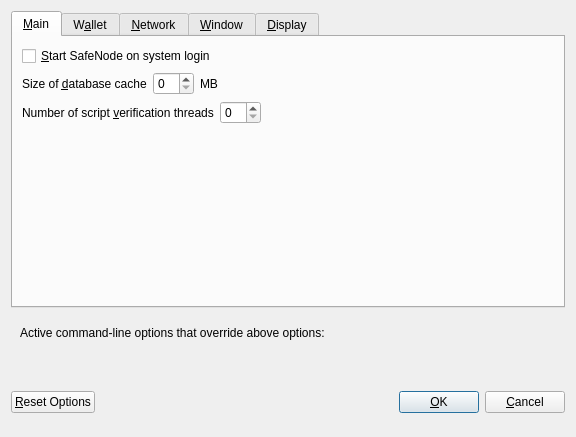
<?xml version="1.0" encoding="UTF-8"?>
<ui version="4.0">
 <class>OptionsDialog</class>
 <widget class="QDialog" name="OptionsDialog">
  <property name="geometry">
   <rect>
    <x>0</x>
    <y>0</y>
    <width>576</width>
    <height>402</height>
   </rect>
  </property>
  <property name="windowTitle">
   <string>Options</string>
  </property>
  <property name="modal">
   <bool>true</bool>
  </property>
  <layout class="QVBoxLayout" name="verticalLayout">
   <item>
    <widget class="QTabWidget" name="tabWidget">
     <property name="currentIndex">
      <number>0</number>
     </property>
     <widget class="QWidget" name="tabMain">
      <attribute name="title">
       <string>&amp;Main</string>
      </attribute>
      <layout class="QVBoxLayout" name="verticalLayout_Main">
       <item>
        <widget class="QCheckBox" name="bitcoinAtStartup">
         <property name="toolTip">
          <string>Automatically start SafeNode after logging in to the system.</string>
         </property>
         <property name="text">
          <string>&amp;Start SafeNode on system login</string>
         </property>
        </widget>
       </item>
       <item>
        <layout class="QHBoxLayout" name="horizontalLayout_2_Main">
         <item>
          <widget class="QLabel" name="databaseCacheLabel">
           <property name="text">
            <string>Size of &amp;database cache</string>
           </property>
           <property name="textFormat">
            <enum>Qt::PlainText</enum>
           </property>
           <property name="buddy">
            <cstring>databaseCache</cstring>
           </property>
          </widget>
         </item>
         <item>
          <widget class="QSpinBox" name="databaseCache"/>
         </item>
         <item>
          <widget class="QLabel" name="databaseCacheUnitLabel">
           <property name="text">
            <string>MB</string>
           </property>
           <property name="textFormat">
            <enum>Qt::PlainText</enum>
           </property>
          </widget>
         </item>
         <item>
          <spacer name="horizontalSpacer_2_Main">
           <property name="orientation">
            <enum>Qt::Horizontal</enum>
           </property>
           <property name="sizeHint" stdset="0">
            <size>
             <width>40</width>
             <height>20</height>
            </size>
           </property>
          </spacer>
         </item>
        </layout>
       </item>
       <item>
        <layout class="QHBoxLayout" name="horizontalLayout_3_Main">
         <item>
          <widget class="QLabel" name="threadsScriptVerifLabel">
           <property name="text">
            <string>Number of script &amp;verification threads</string>
           </property>
           <property name="textFormat">
            <enum>Qt::PlainText</enum>
           </property>
           <property name="buddy">
            <cstring>threadsScriptVerif</cstring>
           </property>
          </widget>
         </item>
         <item>
          <widget class="QSpinBox" name="threadsScriptVerif">
           <property name="toolTip">
            <string>(0 = auto, &lt;0 = leave that many cores free)</string>
           </property>
          </widget>
         </item>
         <item>
          <spacer name="horizontalSpacer_3_Main">
           <property name="orientation">
            <enum>Qt::Horizontal</enum>
           </property>
           <property name="sizeHint" stdset="0">
            <size>
             <width>40</width>
             <height>20</height>
            </size>
           </property>
          </spacer>
         </item>
        </layout>
       </item>
       <item>
        <spacer name="verticalSpacer_Main">
         <property name="orientation">
          <enum>Qt::Vertical</enum>
         </property>
         <property name="sizeHint" stdset="0">
          <size>
           <width>20</width>
           <height>40</height>
          </size>
         </property>
        </spacer>
       </item>
      </layout>
     </widget>
     <widget class="QWidget" name="tabWallet">
      <attribute name="title">
       <string>W&amp;allet</string>
      </attribute>
      <layout class="QVBoxLayout" name="verticalLayout_Wallet">
       <item>
        <widget class="QGroupBox" name="groupBox">
         <property name="title">
          <string>Expert</string>
         </property>
         <layout class="QVBoxLayout" name="verticalLayout_2">
          <item>
           <widget class="QCheckBox" name="coinControlFeatures">
            <property name="toolTip">
             <string>Whether to show coin control features or not.</string>
            </property>
            <property name="text">
             <string>Enable coin &amp;control features</string>
            </property>
           </widget>
          </item>
          <item>
           <widget class="QCheckBox" name="showSafenodesTab">
            <property name="toolTip">
             <string>Show additional tab listing all your safenodes in first sub-tab&lt;br/&gt;and all safenodes on the network in second sub-tab.</string>
            </property>
            <property name="text">
             <string>Show Safenodes Tab</string>
            </property>
           </widget>
          </item>
          <item>
           <widget class="QCheckBox" name="showAdvancedPSUI">
            <property name="toolTip">
             <string>Show additional information and buttons for PrivateSend on overview screen.</string>
            </property>
            <property name="text">
             <string>Enable advanced PrivateSend interface</string>
            </property>
           </widget>
          </item>
          <item>
           <widget class="QCheckBox" name="lowKeysWarning">
            <property name="toolTip">
             <string>Show warning dialog when PrivateSend detects that wallet has very low number of keys left.</string>
            </property>
            <property name="text">
             <string>Warn if PrivateSend is running out of keys</string>
            </property>
           </widget>
          </item>
          <item>
           <widget class="QCheckBox" name="privateSendMultiSession">
            <property name="toolTip">
             <string>Whether to use experimental PrivateSend mode with multiple mixing sessions per block.&lt;br/&gt;Note: You must use this feature carefully.&lt;br/&gt;Make sure you always have recent wallet (auto)backup in a safe place!</string>
            </property>
            <property name="text">
             <string>Enable PrivateSend &amp;multi-session</string>
            </property>
           </widget>
          </item>
          <item>
           <widget class="QCheckBox" name="spendZeroConfChange">
            <property name="toolTip">
             <string>If you disable the spending of unconfirmed change, the change from a transaction&lt;br/&gt;cannot be used until that transaction has at least one confirmation.&lt;br/&gt;This also affects how your balance is computed.</string>
            </property>
            <property name="text">
             <string>&amp;Spend unconfirmed change</string>
            </property>
           </widget>
          </item>
         </layout>
        </widget>
       </item>
       <item>
        <layout class="QHBoxLayout" name="horizontalLayout_4_Wallet">
         <item>
          <widget class="QLabel" name="label">
           <property name="toolTip">
            <string>This setting determines the amount of individual safenodes that an input will be anonymized through.&lt;br/&gt;More rounds of anonymization gives a higher degree of privacy, but also costs more in fees.</string>
           </property>
           <property name="text">
            <string>PrivateSend rounds to use</string>
           </property>
          </widget>
         </item>
         <item>
          <widget class="QSpinBox" name="privateSendRounds">
           <property name="minimum">
            <number>2</number>
           </property>
           <property name="maximum">
            <number>8</number>
           </property>
           <property name="value">
            <number>4</number>
           </property>
          </widget>
         </item>
        </layout>
       </item>
       <item>
        <layout class="QHBoxLayout" name="horizontalLayout">
         <item>
          <widget class="QLabel" name="label_2">
           <property name="toolTip">
            <string>This amount acts as a threshold to turn off PrivateSend once it's reached.</string>
           </property>
           <property name="statusTip">
            <string notr="true"/>
           </property>
           <property name="whatsThis">
            <string notr="true"/>
           </property>
           <property name="accessibleName">
            <string notr="true"/>
           </property>
           <property name="accessibleDescription">
            <string notr="true"/>
           </property>
           <property name="text">
            <string>Amount of SafeNode to keep anonymized</string>
           </property>
          </widget>
         </item>
         <item>
          <widget class="QSpinBox" name="privateSendAmount">
           <property name="minimum">
            <number>2</number>
           </property>
           <property name="maximum">
            <number>2000</number>
           </property>
           <property name="singleStep">
            <number>10</number>
           </property>
           <property name="value">
            <number>1000</number>
           </property>
          </widget>
         </item>
        </layout>
       </item>
       <item>
        <spacer name="verticalSpacer_Wallet">
         <property name="orientation">
          <enum>Qt::Vertical</enum>
         </property>
         <property name="sizeHint" stdset="0">
          <size>
           <width>20</width>
           <height>40</height>
          </size>
         </property>
        </spacer>
       </item>
      </layout>
     </widget>
     <widget class="QWidget" name="tabNetwork">
      <attribute name="title">
       <string>&amp;Network</string>
      </attribute>
      <layout class="QVBoxLayout" name="verticalLayout_Network">
       <item>
        <widget class="QCheckBox" name="mapPortUpnp">
         <property name="toolTip">
          <string>Automatically open the SafeNode client port on the router. This only works when your router supports UPnP and it is enabled.</string>
         </property>
         <property name="text">
          <string>Map port using &amp;UPnP</string>
         </property>
        </widget>
       </item>
       <item>
        <widget class="QCheckBox" name="allowIncoming">
         <property name="toolTip">
          <string>Accept connections from outside</string>
         </property>
         <property name="text">
          <string>Allow incoming connections</string>
         </property>
        </widget>
       </item>
       <item>
        <widget class="QCheckBox" name="connectSocks">
         <property name="toolTip">
          <string>Connect to the SafeNode network through a SOCKS5 proxy.</string>
         </property>
         <property name="text">
          <string>&amp;Connect through SOCKS5 proxy (default proxy):</string>
         </property>
        </widget>
       </item>
       <item>
        <layout class="QHBoxLayout" name="horizontalLayout_1_Network">
         <item>
          <widget class="QLabel" name="proxyIpLabel">
           <property name="text">
            <string>Proxy &amp;IP:</string>
           </property>
           <property name="textFormat">
            <enum>Qt::PlainText</enum>
           </property>
           <property name="buddy">
            <cstring>proxyIp</cstring>
           </property>
          </widget>
         </item>
         <item>
          <widget class="QValidatedLineEdit" name="proxyIp">
           <property name="minimumSize">
            <size>
             <width>140</width>
             <height>0</height>
            </size>
           </property>
           <property name="maximumSize">
            <size>
             <width>140</width>
             <height>16777215</height>
            </size>
           </property>
           <property name="toolTip">
            <string>IP address of the proxy (e.g. IPv4: 127.0.0.1 / IPv6: ::1)</string>
           </property>
          </widget>
         </item>
         <item>
          <widget class="QLabel" name="proxyPortLabel">
           <property name="text">
            <string>&amp;Port:</string>
           </property>
           <property name="textFormat">
            <enum>Qt::PlainText</enum>
           </property>
           <property name="buddy">
            <cstring>proxyPort</cstring>
           </property>
          </widget>
         </item>
         <item>
          <widget class="QLineEdit" name="proxyPort">
           <property name="minimumSize">
            <size>
             <width>55</width>
             <height>0</height>
            </size>
           </property>
           <property name="maximumSize">
            <size>
             <width>55</width>
             <height>16777215</height>
            </size>
           </property>
           <property name="toolTip">
            <string>Port of the proxy (e.g. 9050)</string>
           </property>
          </widget>
         </item>
         <item>
          <spacer name="horizontalSpacer_1_Network">
           <property name="orientation">
            <enum>Qt::Horizontal</enum>
           </property>
           <property name="sizeHint" stdset="0">
            <size>
             <width>40</width>
             <height>20</height>
            </size>
           </property>
          </spacer>
         </item>
        </layout>
       </item>
       <item>
        <layout class="QHBoxLayout" name="horizontalLayout_2_Network">
         <item>
          <widget class="QLabel" name="proxyActiveNets">
           <property name="text">
            <string>Used for reaching peers via:</string>
           </property>
           <property name="textFormat">
            <enum>Qt::PlainText</enum>
           </property>
          </widget>
         </item>
         <item>
          <widget class="QCheckBox" name="proxyReachIPv4">
           <property name="enabled">
            <bool>false</bool>
           </property>
           <property name="toolTip">
            <string>Shows, if the supplied default SOCKS5 proxy is used to reach peers via this network type.</string>
           </property>
           <property name="text">
            <string/>
           </property>
          </widget>
         </item>
         <item>
          <widget class="QLabel" name="proxyReachIPv4Label">
           <property name="text">
            <string>IPv4</string>
           </property>
           <property name="textFormat">
            <enum>Qt::PlainText</enum>
           </property>
          </widget>
         </item>
         <item>
          <widget class="QCheckBox" name="proxyReachIPv6">
           <property name="enabled">
            <bool>false</bool>
           </property>
           <property name="toolTip">
            <string>Shows, if the supplied default SOCKS5 proxy is used to reach peers via this network type.</string>
           </property>
           <property name="text">
            <string/>
           </property>
          </widget>
         </item>
         <item>
          <widget class="QLabel" name="proxyReachIPv6Label">
           <property name="text">
            <string>IPv6</string>
           </property>
           <property name="textFormat">
            <enum>Qt::PlainText</enum>
           </property>
          </widget>
         </item>
         <item>
          <widget class="QCheckBox" name="proxyReachTor">
           <property name="enabled">
            <bool>false</bool>
           </property>
           <property name="toolTip">
            <string>Shows, if the supplied default SOCKS5 proxy is used to reach peers via this network type.</string>
           </property>
           <property name="text">
            <string/>
           </property>
          </widget>
         </item>
         <item>
          <widget class="QLabel" name="proxyReachTorLabel">
           <property name="text">
            <string>Tor</string>
           </property>
           <property name="textFormat">
            <enum>Qt::PlainText</enum>
           </property>
          </widget>
         </item>
         <item>
          <spacer name="horizontalSpacer_2_Network">
           <property name="orientation">
            <enum>Qt::Horizontal</enum>
           </property>
           <property name="sizeHint" stdset="0">
            <size>
             <width>40</width>
             <height>20</height>
            </size>
           </property>
          </spacer>
         </item>
        </layout>
       </item>
       <item>
        <widget class="QCheckBox" name="connectSocksTor">
         <property name="toolTip">
          <string>Connect to the SafeNode network through a separate SOCKS5 proxy for Tor hidden services.</string>
         </property>
         <property name="text">
          <string>Use separate SOCKS5 proxy to reach peers via Tor hidden services:</string>
         </property>
        </widget>
       </item>
       <item>
        <layout class="QHBoxLayout" name="horizontalLayout_3_Network">
         <item>
          <widget class="QLabel" name="proxyIpTorLabel">
           <property name="text">
            <string>Proxy &amp;IP:</string>
           </property>
           <property name="textFormat">
            <enum>Qt::PlainText</enum>
           </property>
           <property name="buddy">
            <cstring>proxyIpTor</cstring>
           </property>
          </widget>
         </item>
         <item>
          <widget class="QValidatedLineEdit" name="proxyIpTor">
           <property name="minimumSize">
            <size>
             <width>140</width>
             <height>0</height>
            </size>
           </property>
           <property name="maximumSize">
            <size>
             <width>140</width>
             <height>16777215</height>
            </size>
           </property>
           <property name="toolTip">
            <string>IP address of the proxy (e.g. IPv4: 127.0.0.1 / IPv6: ::1)</string>
           </property>
          </widget>
         </item>
         <item>
          <widget class="QLabel" name="proxyPortTorLabel">
           <property name="text">
            <string>&amp;Port:</string>
           </property>
           <property name="textFormat">
            <enum>Qt::PlainText</enum>
           </property>
           <property name="buddy">
            <cstring>proxyPortTor</cstring>
           </property>
          </widget>
         </item>
         <item>
          <widget class="QLineEdit" name="proxyPortTor">
           <property name="minimumSize">
            <size>
             <width>55</width>
             <height>0</height>
            </size>
           </property>
           <property name="maximumSize">
            <size>
             <width>55</width>
             <height>16777215</height>
            </size>
           </property>
           <property name="toolTip">
            <string>Port of the proxy (e.g. 9050)</string>
           </property>
          </widget>
         </item>
         <item>
          <spacer name="horizontalSpacer_4_Network">
           <property name="orientation">
            <enum>Qt::Horizontal</enum>
           </property>
           <property name="sizeHint" stdset="0">
            <size>
             <width>40</width>
             <height>20</height>
            </size>
           </property>
          </spacer>
         </item>
        </layout>
       </item>
       <item>
        <spacer name="verticalSpacer_Network">
         <property name="orientation">
          <enum>Qt::Vertical</enum>
         </property>
         <property name="sizeHint" stdset="0">
          <size>
           <width>20</width>
           <height>40</height>
          </size>
         </property>
        </spacer>
       </item>
      </layout>
     </widget>
     <widget class="QWidget" name="tabWindow">
      <attribute name="title">
       <string>&amp;Window</string>
      </attribute>
      <layout class="QVBoxLayout" name="verticalLayout_Window">
       <item>
        <widget class="QCheckBox" name="minimizeToTray">
         <property name="toolTip">
          <string>Show only a tray icon after minimizing the window.</string>
         </property>
         <property name="text">
          <string>&amp;Minimize to the tray instead of the taskbar</string>
         </property>
        </widget>
       </item>
       <item>
        <widget class="QCheckBox" name="minimizeOnClose">
         <property name="toolTip">
          <string>Minimize instead of exit the application when the window is closed. When this option is enabled, the application will be closed only after selecting Exit in the menu.</string>
         </property>
         <property name="text">
          <string>M&amp;inimize on close</string>
         </property>
        </widget>
       </item>
       <item>
        <spacer name="verticalSpacer_Window">
         <property name="orientation">
          <enum>Qt::Vertical</enum>
         </property>
         <property name="sizeHint" stdset="0">
          <size>
           <width>20</width>
           <height>40</height>
          </size>
         </property>
        </spacer>
       </item>
      </layout>
     </widget>
     <widget class="QWidget" name="tabDisplay">
      <attribute name="title">
       <string>&amp;Display</string>
      </attribute>
      <layout class="QVBoxLayout" name="verticalLayout_Display">
       <item>
        <layout class="QHBoxLayout" name="horizontalLayout_1_Display">
         <item>
          <widget class="QLabel" name="langLabel">
           <property name="text">
            <string>User Interface &amp;language:</string>
           </property>
           <property name="textFormat">
            <enum>Qt::PlainText</enum>
           </property>
           <property name="buddy">
            <cstring>lang</cstring>
           </property>
          </widget>
         </item>
         <item>
          <widget class="QValueComboBox" name="lang">
           <property name="toolTip">
            <string>The user interface language can be set here. This setting will take effect after restarting SafeNode.</string>
           </property>
          </widget>
         </item>
        </layout>
       </item>
       <item>
        <widget class="QLabel" name="label_3">
         <property name="toolTip">
          <string notr="true"/>
         </property>
         <property name="statusTip">
          <string notr="true"/>
         </property>
         <property name="whatsThis">
          <string notr="true"/>
         </property>
         <property name="accessibleName">
          <string notr="true"/>
         </property>
         <property name="text">
          <string>Language missing or translation incomplete? Help contributing translations here:
https://www.transifex.com/projects/p/safenode/</string>
         </property>
         <property name="wordWrap">
          <bool>true</bool>
         </property>
         <property name="openExternalLinks">
          <bool>true</bool>
         </property>
         <property name="textInteractionFlags">
          <set>Qt::TextBrowserInteraction</set>
         </property>
        </widget>
       </item>
       <item>
        <layout class="QHBoxLayout" name="horizontalLayout_4_Display" stretch="0,0">
         <item>
          <widget class="QLabel" name="themeLabel">
           <property name="text">
            <string>User Interface Theme:</string>
           </property>
          </widget>
         </item>
         <item>
          <widget class="QValueComboBox" name="theme"/>
         </item>
        </layout>
       </item>
       <item>
        <widget class="Line" name="line">
         <property name="orientation">
          <enum>Qt::Horizontal</enum>
         </property>
        </widget>
       </item>
       <item>
        <layout class="QHBoxLayout" name="horizontalLayout_2_Display">
         <item>
          <widget class="QLabel" name="unitLabel">
           <property name="text">
            <string>&amp;Unit to show amounts in:</string>
           </property>
           <property name="textFormat">
            <enum>Qt::PlainText</enum>
           </property>
           <property name="buddy">
            <cstring>unit</cstring>
           </property>
          </widget>
         </item>
         <item>
          <widget class="QValueComboBox" name="unit">
           <property name="toolTip">
            <string>Choose the default subdivision unit to show in the interface and when sending coins.</string>
           </property>
          </widget>
         </item>
        </layout>
       </item>
       <item>
        <layout class="QHBoxLayout" name="horizontalLayout_5_Display">
         <item>
          <widget class="QLabel" name="digitsLabel">
           <property name="text">
            <string>Decimal digits</string>
           </property>
          </widget>
         </item>
         <item>
          <widget class="QValueComboBox" name="digits"/>
         </item>
        </layout>
       </item>
       <item>
        <layout class="QHBoxLayout" name="horizontalLayout_3_Display">
         <item>
          <widget class="QLabel" name="thirdPartyTxUrlsLabel">
           <property name="toolTip">
            <string>Third party URLs (e.g. a block explorer) that appear in the transactions tab as context menu items.&lt;br/&gt;%s in the URL is replaced by transaction hash. Multiple URLs are separated by vertical bar |.</string>
           </property>
           <property name="text">
            <string>Third party transaction URLs</string>
           </property>
           <property name="buddy">
            <cstring>thirdPartyTxUrls</cstring>
           </property>
          </widget>
         </item>
         <item>
          <widget class="QLineEdit" name="thirdPartyTxUrls">
           <property name="toolTip">
            <string>Third party URLs (e.g. a block explorer) that appear in the transactions tab as context menu items.&lt;br/&gt;%s in the URL is replaced by transaction hash. Multiple URLs are separated by vertical bar |.</string>
           </property>
          </widget>
         </item>
        </layout>
       </item>
       <item>
        <spacer name="verticalSpacer">
         <property name="orientation">
          <enum>Qt::Vertical</enum>
         </property>
         <property name="sizeHint" stdset="0">
          <size>
           <width>20</width>
           <height>40</height>
          </size>
         </property>
        </spacer>
       </item>
      </layout>
     </widget>
    </widget>
   </item>
   <item>
    <widget class="QFrame" name="frame">
     <layout class="QVBoxLayout" name="verticalLayout_Bottom">
      <item>
       <layout class="QHBoxLayout" name="horizontalLayout_Bottom">
        <item>
         <widget class="QLabel" name="overriddenByCommandLineInfoLabel">
          <property name="text">
           <string>Active command-line options that override above options:</string>
          </property>
          <property name="textFormat">
           <enum>Qt::PlainText</enum>
          </property>
         </widget>
        </item>
        <item>
         <spacer name="horizontalSpacer_Bottom">
          <property name="orientation">
           <enum>Qt::Horizontal</enum>
          </property>
          <property name="sizeHint" stdset="0">
           <size>
            <width>40</width>
            <height>20</height>
           </size>
          </property>
         </spacer>
        </item>
       </layout>
      </item>
      <item>
       <widget class="QLabel" name="overriddenByCommandLineLabel">
        <property name="text">
         <string/>
        </property>
        <property name="textFormat">
         <enum>Qt::PlainText</enum>
        </property>
        <property name="wordWrap">
         <bool>true</bool>
        </property>
       </widget>
      </item>
     </layout>
    </widget>
   </item>
   <item>
    <layout class="QHBoxLayout" name="horizontalLayout_Buttons">
     <item>
      <widget class="QPushButton" name="resetButton">
       <property name="toolTip">
        <string>Reset all client options to default.</string>
       </property>
       <property name="text">
        <string>&amp;Reset Options</string>
       </property>
       <property name="autoDefault">
        <bool>false</bool>
       </property>
      </widget>
     </item>
     <item>
      <spacer name="horizontalSpacer_1">
       <property name="orientation">
        <enum>Qt::Horizontal</enum>
       </property>
       <property name="sizeHint" stdset="0">
        <size>
         <width>40</width>
         <height>48</height>
        </size>
       </property>
      </spacer>
     </item>
     <item>
      <widget class="QLabel" name="statusLabel">
       <property name="minimumSize">
        <size>
         <width>200</width>
         <height>0</height>
        </size>
       </property>
       <property name="font">
        <font>
         <weight>75</weight>
         <bold>true</bold>
        </font>
       </property>
       <property name="text">
        <string/>
       </property>
       <property name="textFormat">
        <enum>Qt::PlainText</enum>
       </property>
       <property name="wordWrap">
        <bool>true</bool>
       </property>
      </widget>
     </item>
     <item>
      <spacer name="horizontalSpacer_2">
       <property name="orientation">
        <enum>Qt::Horizontal</enum>
       </property>
       <property name="sizeHint" stdset="0">
        <size>
         <width>40</width>
         <height>48</height>
        </size>
       </property>
      </spacer>
     </item>
     <item>
      <widget class="QPushButton" name="okButton">
       <property name="text">
        <string>&amp;OK</string>
       </property>
       <property name="autoDefault">
        <bool>false</bool>
       </property>
       <property name="default">
        <bool>true</bool>
       </property>
      </widget>
     </item>
     <item>
      <widget class="QPushButton" name="cancelButton">
       <property name="text">
        <string>&amp;Cancel</string>
       </property>
       <property name="autoDefault">
        <bool>false</bool>
       </property>
      </widget>
     </item>
    </layout>
   </item>
  </layout>
 </widget>
 <customwidgets>
  <customwidget>
   <class>QValidatedLineEdit</class>
   <extends>QLineEdit</extends>
   <header>qvalidatedlineedit.h</header>
  </customwidget>
  <customwidget>
   <class>QValueComboBox</class>
   <extends>QComboBox</extends>
   <header>qvaluecombobox.h</header>
  </customwidget>
 </customwidgets>
 <resources/>
 <connections/>
</ui>
